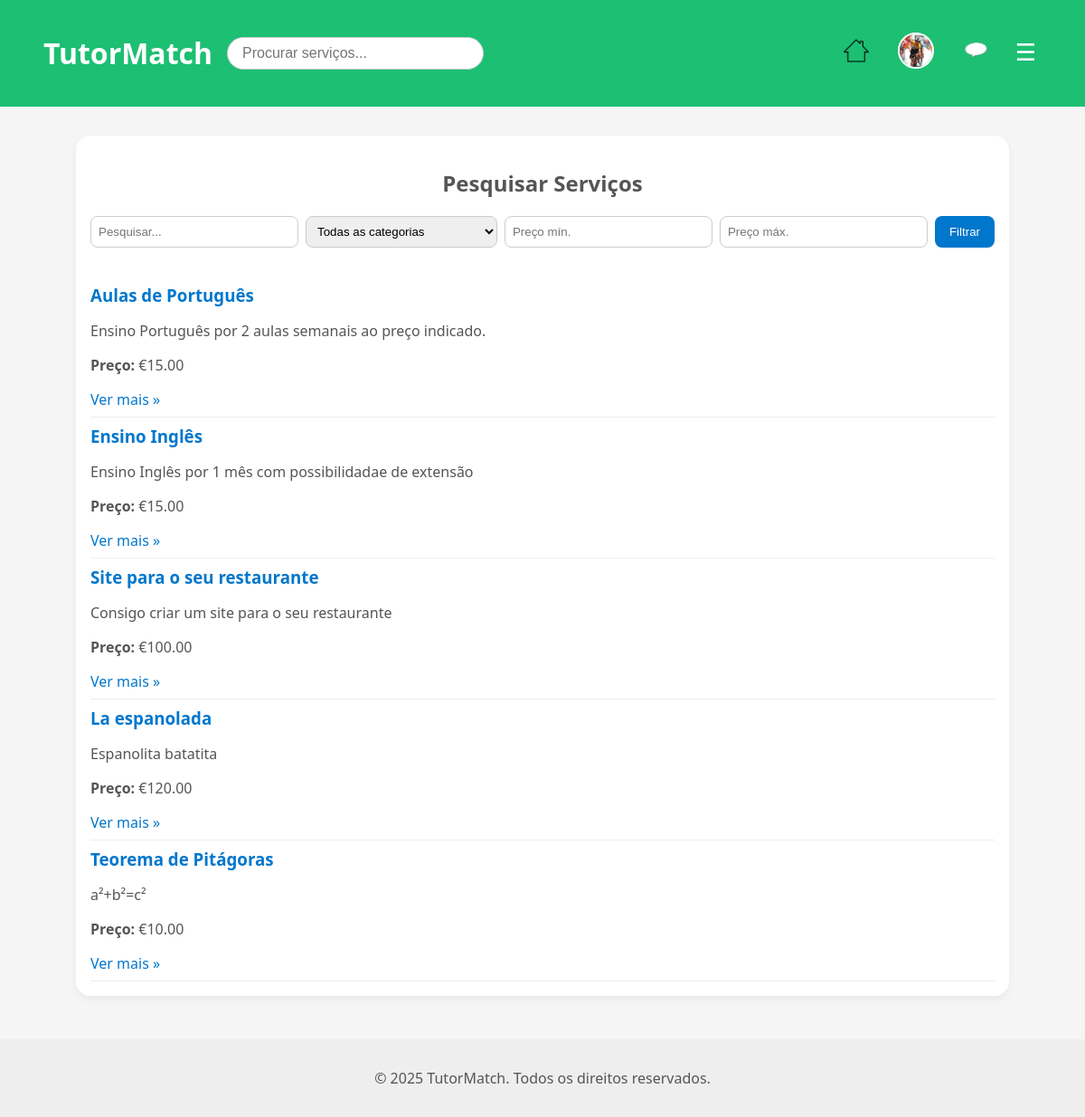
Page /pages/search.php (signed in) on the committed database.
### tables this page shows
CREATE TABLE services (
            id INTEGER PRIMARY KEY AUTOINCREMENT,
            user_id INT NOT NULL,
            category_id INT NOT NULL,
            title VARCHAR(255) NOT NULL,
            description TEXT NOT NULL,
            price DECIMAL(10,2) NOT NULL,
            delivery_time INT NOT NULL,
            image_path VARCHAR(255),
            created_at DATETIME DEFAULT CURRENT_TIMESTAMP, currency_id INT DEFAULT 1,
            FOREIGN KEY (user_id) REFERENCES users(id),
            FOREIGN KEY (category_id) REFERENCES categories(id)
        );

### pages/search.php (the view, shortened to what this page needs)
<?php
require_once '../database/db.php';
include '../includes/header.php';
$query = $_GET['q'] ?? '';
$min_price = $_GET['min_price'] ?? '';
$max_price = $_GET['max_price'] ?? '';
$sql = "SELECT * FROM services WHERE 1=1";
$params = [];
$stmt = $db->prepare($sql);
$stmt->execute($params);
$results = $stmt->fetchAll();
?>
<link rel="stylesheet" href="/css/search.css">
<div class="search-container">
  <h2>Pesquisar Serviços</h2>
  <form class="search-form" method="GET" action="search.php">
    <input type="text" name="q" placeholder="Pesquisar..." value="<?= htmlspecialchars($query) ?>">
    <select name="category">
      <option value="">Todas as categorias</option>
    </select>
    <input type="number" name="min_price" placeholder="Preço mín." value="<?= htmlspecialchars($min_price) ?>">
    <input type="number" name="max_price" placeholder="Preço máx." value="<?= htmlspecialchars($max_price) ?>">
    <button type="submit">Filtrar</button>
  </form>
  <div class="results">
    <?php if ($results): ?>
      <?php foreach ($results as $service): ?>
        <div class="service">
          <h3><?= htmlspecialchars($service['title']) ?></h3>
          <p><?= htmlspecialchars($service['description']) ?></p>
          <p><strong>Preço:</strong> €<?= number_format($service['price'], 2) ?></p>
          <a href="/pages/view_service.php?id=<?= $service['id'] ?>">Ver mais »</a>
        </div>
      <?php endforeach; ?>
    <?php else: ?>
      <p>Nenhum serviço encontrado com os filtros aplicados.</p>
    <?php endif; ?>
  </div>
</div>
<?php include '../includes/footer.php'; ?>

### css/main.css (style rules this page uses)
body { font-family: var(--font-main); margin: 0; background-color: var(--color-background); color: var(--color-gray-dark); }

### css/search.css (style rules this page uses)
.search-container { max-width: 1000px; margin: var(--space-lg) auto; padding: var(--space); background: var(--color-white); border-radius: var(--radius); box-shadow: var(--color-shadow); }
.search-container h2 { text-align: center; color: var(--color-gray-dark); }
.search-form { display: flex; flex-wrap: wrap; gap: var(--space-sm); margin-bottom: var(--space-lg); }
.search-form input, .search-form select { padding: var(--space-sm); border: 1px solid var(--color-gray); border-radius: var(--radius-sm); flex: 1 1 200px; }
.search-form button { padding: var(--space-sm) var(--space); background-color: var(--color-secondary); color: var(--color-white); border: none; border-radius: var(--radius-sm); cursor: pointer; }
.results .service { border-bottom: 1px solid #eee; padding: var(--space-sm) 0; }
.results .service h3 { margin: 0; color: var(--color-secondary); }
.results .service a { color: var(--color-secondary); text-decoration: none; }

### css/variables.css (style rules this page uses)
:root { --color-primary: #1dbf73; --color-primary-dark: #17a463; --color-primary-light: #18a764; --color-secondary: #0077cc; --color-accent: #ffc107; --color-danger: #ff4d4f; --color-success: #28a745; --color-background: #f5f5f5; --color-white: #fff; --color-gray-light: #fafafa; --color-gray: #ccc; --color-gray-dark: #555; --color-border: #ddd; --color-shadow: 0 4px 8px rgba(0,0,0,0.05); --font-main: 'Segoe UI', Arial, sans-serif; --font-size-base: 16px; --font-size-lg: 1.2rem; --font-size-sm: 0.9rem; --radius-xs: 0.3rem; --radius-sm: 0.5rem; --radius: 1rem; --radius-lg: 1.5rem; --radius-xl: 2rem; --space-xs: 0.3rem; --space-sm: 0.5rem; --space: 1rem; --space-lg: 2rem; }

### css/admin.css (style rules this page uses)
h2 { text-align: center; margin-bottom: 20px; }

### css/style.css (style rules this page uses)
body { font-family: var(--font-main); margin: 0; background-color: var(--color-background); color: var(--color-gray-dark); }

### rows in the picture
services: title "Aulas de Português", description "Ensino Português por 2 aulas semanais ao preço indicado.", price "15.00"
services: title "Ensino Inglês", description "Ensino Inglês por 1 mês com possibilidadae de extensão", price "15.00"
services: title "Site para o seu restaurante", description "Consigo criar um site para o seu restaurante", price "100.00"
services: title "La espanolada", description "Espanolita batatita", price "120.00"
services: title "Teorema de Pitágoras", description "a²+b²=c²", price "10.00"
